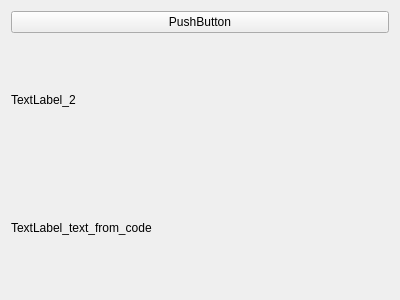
<?xml version="1.0" encoding="UTF-8"?>
<ui version="4.0">
 <class>FormLangTest2</class>
 <widget class="QWidget" name="FormLangTest2">
  <property name="geometry">
   <rect>
    <x>0</x>
    <y>0</y>
    <width>400</width>
    <height>300</height>
   </rect>
  </property>
  <property name="windowTitle">
   <string>Form</string>
  </property>
  <layout class="QVBoxLayout" name="verticalLayout">
   <item>
    <widget class="QPushButton" name="pushButton">
     <property name="text">
      <string>PushButton</string>
     </property>
    </widget>
   </item>
   <item>
    <widget class="QLabel" name="label">
     <property name="text">
      <string>TextLabel_2</string>
     </property>
    </widget>
   </item>
   <item>
    <widget class="QLabel" name="label_2">
     <property name="text">
      <string>TextLabel_text_from_code</string>
     </property>
    </widget>
   </item>
  </layout>
 </widget>
 <resources/>
 <connections/>
</ui>
